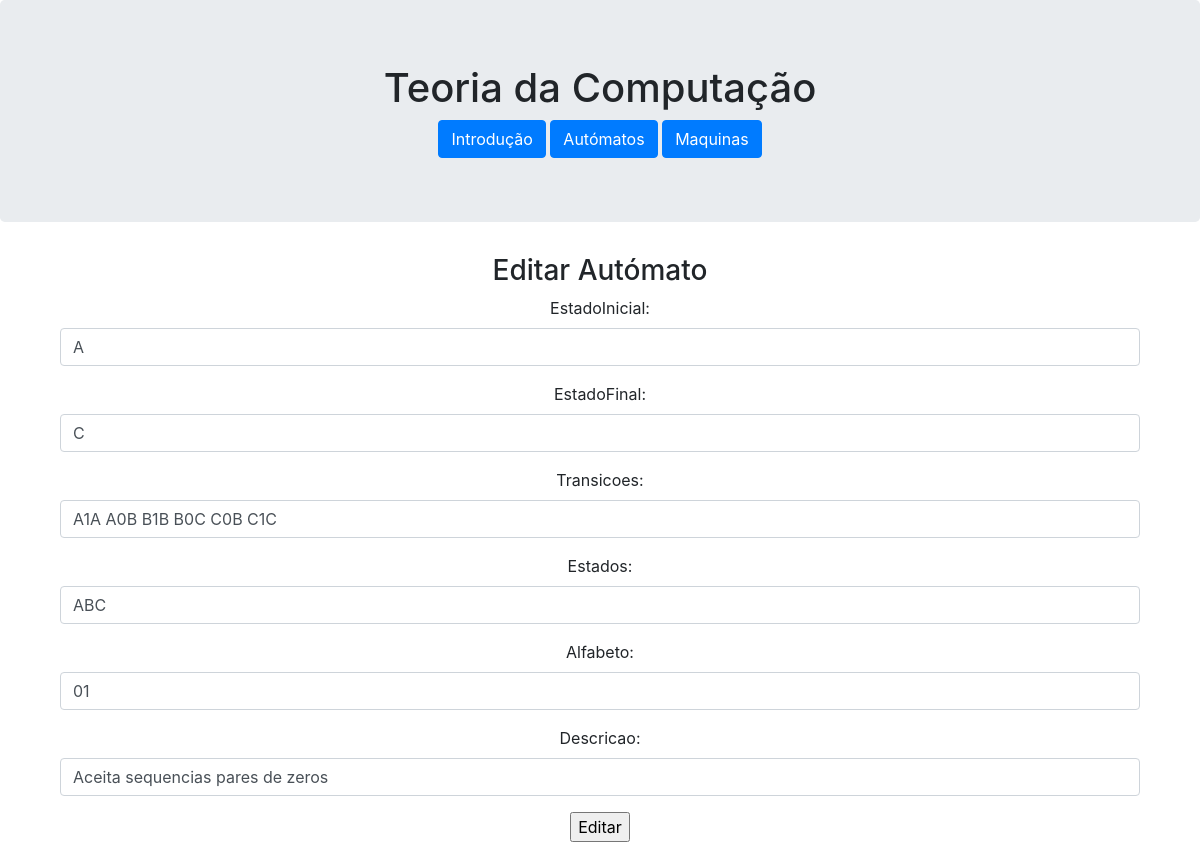
The app's page /editarafd/25 with its own data.
### automatos/models.py (models this page shows, shortened)
class Automato(models.Model):
    EstadoInicial = models.CharField(max_length=10000, default = 'A')
    EstadoFinal = models.CharField(max_length=10000, default = 'A')
    Transicoes = models.CharField(max_length=10000, default = 'A')
    Estados = models.CharField(max_length=10000, default = 'A')
    Alfabeto = models.CharField(max_length=10000, default = 'A')
    Descricao = models.CharField(max_length=10000, default = 'A')

### automatos/views.py (the view)
# urls.py: path('editarafd/<int:automato_id>', views.editarafd_page_view, name='editarafd'),
def editarafd_page_view(request, automato_id):
	automato = Automato.objects.get(id=automato_id)
	form = AutomatoForm(request.POST or None, instance=automato)
	if form.is_valid():
		form.save()
		UltimoAutomato = Automato.objects.all().count() - 1
		desenha_automato(UltimoAutomato)
		return HttpResponseRedirect(reverse('automatos:automatos'))
	context = {'form': form, 'automato_id': automato_id}
	return render(request, 'automatos/editarafd.html', context)

### automatos/forms.py
class AutomatoForm(ModelForm):
    class Meta:
        model = Automato
        fields = '__all__'
        widgets = {
            'EstadoInicial': forms.TextInput(attrs={'class':'form-control', 'placeholder': 'descrição do automato...'}),
            'EstadoFinal': forms.TextInput(attrs={'class': 'form-control', 'placeholder': 'descrição do automato...'}),
            'Alfabeto': forms.TextInput(attrs={'class': 'form-control', 'placeholder': 'descrição do automato...'}),
            'Transicoes': forms.TextInput(attrs={'class': 'form-control', 'placeholder': 'descrição do automato...'}),
            'Descricao': forms.TextInput(attrs={'class': 'form-control', 'placeholder': 'descrição do automato...'}),
            'Estados': forms.TextInput(attrs={'class': 'form-control', 'placeholder': 'descrição do automato...'}),
        }

### automatos/templates/automatos/editarafd.html (shortened to what this page needs)
{% extends 'automatos/layout.html' %}
{% block main %}
    <h3>Editar Autómato</h3>
    <form method="POST" action="{% url 'automatos:editarafd' automato_id %}">
        {{ form.as_p }}
    <input type="submit" value="Editar">
    </form>
{% endblock %}

### records on screen
Automato: EstadoInicial "A", EstadoFinal "C", Transicoes "A1A A0B B1B B0C C0B C1C", Estados "ABC", Alfabeto "01", Descricao "Aceita sequencias pares de zeros"
